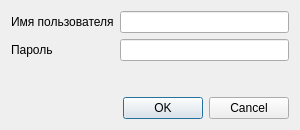
<?xml version="1.0" encoding="UTF-8"?>
<ui version="4.0">
 <class>LoginDialog</class>
 <widget class="QDialog" name="LoginDialog">
  <property name="windowModality">
   <enum>Qt::NonModal</enum>
  </property>
  <property name="geometry">
   <rect>
    <x>0</x>
    <y>0</y>
    <width>300</width>
    <height>130</height>
   </rect>
  </property>
  <property name="sizePolicy">
   <sizepolicy hsizetype="Preferred" vsizetype="Preferred">
    <horstretch>0</horstretch>
    <verstretch>0</verstretch>
   </sizepolicy>
  </property>
  <property name="minimumSize">
   <size>
    <width>300</width>
    <height>130</height>
   </size>
  </property>
  <property name="maximumSize">
   <size>
    <width>300</width>
    <height>130</height>
   </size>
  </property>
  <property name="windowTitle">
   <string>Данные учетной записи</string>
  </property>
  <property name="modal">
   <bool>false</bool>
  </property>
  <layout class="QFormLayout" name="formLayout">
   <item row="0" column="0">
    <widget class="QLabel" name="label_username">
     <property name="text">
      <string>Имя пользователя</string>
     </property>
    </widget>
   </item>
   <item row="0" column="1">
    <widget class="QLineEdit" name="lineEdit_username"/>
   </item>
   <item row="1" column="0">
    <widget class="QLabel" name="label_password">
     <property name="text">
      <string>Пароль</string>
     </property>
    </widget>
   </item>
   <item row="1" column="1">
    <widget class="QLineEdit" name="lineEdit_password">
     <property name="echoMode">
      <enum>QLineEdit::Password</enum>
     </property>
    </widget>
   </item>
   <item row="3" column="0" colspan="2">
    <widget class="QDialogButtonBox" name="buttonBox">
     <property name="orientation">
      <enum>Qt::Horizontal</enum>
     </property>
     <property name="standardButtons">
      <set>QDialogButtonBox::Cancel|QDialogButtonBox::Ok</set>
     </property>
    </widget>
   </item>
   <item row="2" column="0">
    <spacer name="verticalSpacer">
     <property name="orientation">
      <enum>Qt::Vertical</enum>
     </property>
     <property name="sizeHint" stdset="0">
      <size>
       <width>20</width>
       <height>30</height>
      </size>
     </property>
    </spacer>
   </item>
  </layout>
 </widget>
 <resources/>
 <connections>
  <connection>
   <sender>buttonBox</sender>
   <signal>accepted()</signal>
   <receiver>LoginDialog</receiver>
   <slot>accept()</slot>
   <hints>
    <hint type="sourcelabel">
     <x>248</x>
     <y>254</y>
    </hint>
    <hint type="destinationlabel">
     <x>157</x>
     <y>274</y>
    </hint>
   </hints>
  </connection>
  <connection>
   <sender>buttonBox</sender>
   <signal>rejected()</signal>
   <receiver>LoginDialog</receiver>
   <slot>reject()</slot>
   <hints>
    <hint type="sourcelabel">
     <x>316</x>
     <y>260</y>
    </hint>
    <hint type="destinationlabel">
     <x>286</x>
     <y>274</y>
    </hint>
   </hints>
  </connection>
 </connections>
</ui>
